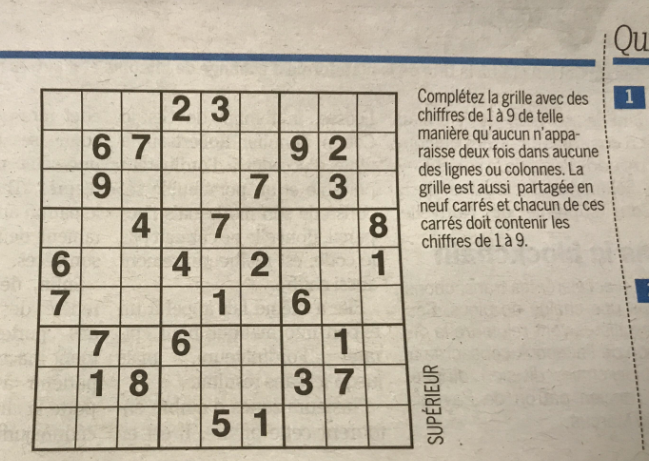
#> input picture sudoku_test_6.png, 649 x 461 px
$ jupyter execute --allow-errors Sudoku_Alg_Tester.ipynb
#> lines starting #> are read from the running program, lines starting #| are printed output that depends on the picture; after the words box and inside, x2 and y2 are one past the last pixel; in counts of white or black regions, pixels touching at a corner belong together
### Sudoku_Board1.py
import cv2
import numpy as  np
import matplotlib.pyplot as plt
from PIL import Image
from numpy.lib.stride_tricks import sliding_window_view
import tensorflow as tf
import imutils

# Given a colored image, converts it to grayscale
def to_gray(img, r_frac, g_frac, b_frac):
    # first create an empty numpy array for the gray image
    h = img.shape[0]
    w = img.shape[1]
    grey_img = np.full((h, w), 0, dtype=np.uint8)
    for y in range(h):
        for x in range(w):
            # calculate each new pixel based on the given fractions
            total = r_frac * img[y,x,0] + g_frac * img[y,x,1] + b_frac * img[y,x,2]
            grey_img[y,x] = np.uint8(total)
    return grey_img

# Given a grayscale image, apply full-scale contrast stretching
# [8 lines left out: function contrast_stretching, not called in this run]

# Given a grayscale image, apply a gaussian blur to the image
def gaussian_blur(img, size, sig):
    # create a 2d array of gaussian pdf values
    filter = np.zeros((size, size), dtype=np.float32)
    for i in range(-size//2, size//2):
        for j in range(-size//2, size//2):
            filter[i+(size//2), j+(size//2)] = (1/(2.0 * np.pi * sig**2.0)) * np.exp(-1.0*(i**2.0 + j**2.0)/(2.0 * sig**2.0))
    filter /= np.sum(filter)

    # blur the image using convolution
    #   first get sizes
    padded_image = np.pad(img, int(size/2), mode='constant', constant_values = 255)
    imgH, imgW = padded_image.shape
    filH, filW = filter.shape
    #   Create empty array
    temp = np.zeros(img.shape, dtype=float)
    #   calc each pixel by sum
    for i in range(filH//2, imgH-filH+1):
        for j in range(filW//2, imgW-filW+1):
            temp[i, j] = np.sum(padded_image[i-filH//2:i+filH//2 + 1, j-filW//2:j+filW//2 + 1] * filter)
    return temp

def adaptive_thresh(img, size, sig, c):
    #First apply gaussian blurring
    blur = gaussian_blur(img, size, sig)
    #Next subtract a constant thresh value
    thresh = blur - c
    #binarize
    threshH, threshW = thresh.shape
    bin = np.zeros((threshH, threshW), dtype=np.uint8)
    img_temp = img[0:threshH, 0:threshW]
    bin[img_temp >= thresh] = 255

    return thresh, img_temp, bin

# [15 lines left out: functions custom_dilate, custom_erode, not called in this run]

def opening(img, kernel_size):
    return custom_dilate(custom_erode(img, kernel_size), kernel_size)

def closing(img, kernel_size):
    return custom_erode(custom_dilate(img, kernel_size), kernel_size)

def median_filtering(img, kernel_size):
    padded_bin_image = np.pad(img, int(kernel_size/2), mode='edge')
    windowed_image = np.lib.stride_tricks.sliding_window_view(padded_bin_image, (kernel_size, kernel_size))
    flattened_image = windowed_image.reshape(-1, kernel_size ** 2)
    flattened_median_image = np.median(flattened_image, axis=1)
    median_image = flattened_median_image.reshape(img.shape)
    return median_image.astype(int)

# Given binary image of sudoku board, find a mask of the grid
def find_grid(bin):
    H = bin.shape[0]
    W = bin.shape[1]

    entity_map = np.zeros_like(bin, dtype=np.uint32)
    entity_num = 1

    for i in range(H):
        for j in range(W):
            if bin[i,j] != 255 and entity_map[i,j] == 0:
                stack = [(i,j)]
                while stack:
                    x,y = stack.pop()
                    if x >= 0 and x < H:
                        if y >= 0 and y < W:
                            if bin[x,y] != 255 and entity_map[x,y] == 0:
                                entity_map[x,y] = entity_num
                                stack.extend([(x-1,y-1),(x,y-1),(x+1,y-1),
                                              (x-1,y),          (x+1,y),
                                              (x-1,y+1),(x,y+1),(x+1,y+1)])
                entity_num += 1

    grid_label = np.argmax(np.bincount(entity_map[entity_map != 0].flatten()))
    grid = np.zeros_like(bin, dtype=np.uint8)
    grid[entity_map == grid_label] = 255

    return grid

def find_botL(mask):
    H = mask.shape[0]
    W = mask.shape[1]

    curr_intercept = H-1
    curr_pixel = [H-1, 0]

    while mask[curr_pixel[0], curr_pixel[1]] == 0:
        next_pixel = [curr_pixel[0] + 1, curr_pixel[1] + 1]
        if next_pixel[0] >= H or next_pixel[1] >= W:
            next_pixel = [curr_intercept - 1, 0]
            curr_intercept -= 1
        if next_pixel[0] < 0:
            return (H-1,0)
        curr_pixel = next_pixel
    return curr_pixel

def find_topL(mask):
    H = mask.shape[0]
    W = mask.shape[1]

    curr_intercept = 0
    curr_pixel = [0, 0]

    while mask[curr_pixel[0], curr_pixel[1]] == 0:
        next_pixel = [curr_pixel[0] - 1, curr_pixel[1] + 1]
        if next_pixel[0] < 0 or next_pixel[1] >= W:
            next_pixel = [curr_intercept + 1, 0]
            curr_intercept += 1
        if next_pixel[0] >= H:
            return (0,0)
        curr_pixel = next_pixel
    return curr_pixel

def find_topR(mask):
    H = mask.shape[0]
    W = mask.shape[1]

    curr_intercept = 0
    curr_pixel = [0, W-1]

    while mask[curr_pixel[0], curr_pixel[1]] == 0:
        next_pixel = [curr_pixel[0] - 1, curr_pixel[1] - 1]
        if next_pixel[0] < 0 or next_pixel[1] < 0:
            next_pixel = [curr_intercept + 1, W - 1]
            curr_intercept += 1
        if next_pixel[0] >= H:
            return (0,W-1)
        curr_pixel = next_pixel
    return curr_pixel

def find_botR(mask):
    H = mask.shape[0]
    W = mask.shape[1]

    curr_intercept = H-1
    curr_pixel = [H-1, W-1]

    while mask[curr_pixel[0], curr_pixel[1]] == 0:
        next_pixel = [curr_pixel[0] + 1, curr_pixel[1] - 1]
        if next_pixel[0] >= H or next_pixel[1] < 0:
            next_pixel = [curr_intercept - 1, W - 1]
            curr_intercept -= 1
        if next_pixel[0] < 0:
            return (H-1,W-1)
        curr_pixel = next_pixel
    return curr_pixel

def get_transform_matrix(input_pts, output_pts):
    matrix = []
    for i in range(4):
        X, Y = input_pts[i]
        x, y = output_pts[i]
        matrix.append([x, y, 1, 0, 0, 0, -1*X*x, -1*X*y])
        matrix.append([0, 0, 0, x, y, 1, -1*Y*x, -1*Y*y])

    A = np.matrix(matrix, dtype=np.float32)
    B = np.array(input_pts).reshape(8)
    Lambda = np.linalg.solve(A, B)
    return np.array(Lambda).reshape(8)

def get_board(image):
    #first get grayscale image
    gray = to_gray(image, 1/3, 1/3, 1/3)

    #use adaptive gaussian thresholding to convert to binary image
    bin = adaptive_thresh(gray, 11, 8, 9)[2]

    #Use morphology opening filter to better detect borders
    img_open = median_filtering(bin, 5)

    #isolate the grid and find the 4 corners of the playing board
    grid_mask = find_grid(img_open)
    botL = find_botL(grid_mask)
    topL = find_topL(grid_mask)
    botR = find_botR(grid_mask)
    topR = find_topR(grid_mask)

    #calculate a perspective transformation to straighten board (from grayscale image)
    H = gray.shape[0]
    W = gray.shape[1]

    input_pts = [(topL[1], topL[0]),
                (topR[1], topR[0]),
                (botR[1], botR[0]),
                (botL[1], botL[0])] #gather current corner coordinates
    output_pts = [(0,0), (W, 0), (W, H), (0, H)] #gather tranformed corner coordinates

    transform_matrix = get_transform_matrix(input_pts, output_pts) #calc transform matrix
    pil_img = Image.fromarray(gray) #convert opencv img to PIL img
    pil_board = pil_img.transform((W, H), Image.PERSPECTIVE, transform_matrix, Image.BICUBIC) #apply matrix transform to each pixel
    board = np.array(pil_board) #convert PIL image to OpenCV image

    # apply adaptive gaussian filtering and morphological closing to better view the numbers
    # board_bin = adaptive_thresh(board, 15, 6, 4)[2]
    # board_closing = closing(board_bin, 5)

    return board

def load_model():
    num_classes = 10
    input_shape = (28, 28, 1)

    model = tf.keras.models.Sequential([
        tf.keras.layers.Conv2D(32, (5,5), padding='same', activation='relu', input_shape=input_shape),
        tf.keras.layers.Conv2D(32, (5,5), padding='same', activation='relu'),
        tf.keras.layers.MaxPool2D(),
        tf.keras.layers.Dropout(0.25),
        tf.keras.layers.Conv2D(64, (3,3), padding='same', activation='relu'),
        tf.keras.layers.Conv2D(64, (3,3), padding='same', activation='relu'),
        tf.keras.layers.MaxPool2D(strides=(2,2)),
        tf.keras.layers.Dropout(0.25),
        tf.keras.layers.Flatten(),
        tf.keras.layers.Dense(128, activation='relu'),
        tf.keras.layers.Dropout(0.5),
        tf.keras.layers.Dense(num_classes, activation='softmax')
    ])

    model.compile(optimizer=tf.keras.optimizers.RMSprop(epsilon=1e-08), loss='categorical_crossentropy', metrics=['acc'])

    model.load_weights('./checkpoints/my_checkpoint')

    return model

# [8 lines left out: function process_board, not called in this run]

def image_to_array(image):

    board = get_board(image)

    board_thresh = adaptive_thresh(board, 11, 8, 15)[2]

    model = load_model()

    processed_board = process_board(board_thresh)

    counter = 0

    height_step = processed_board.shape[0] // 9
    width_step = processed_board.shape[1] // 9

    sudoku_board = np.zeros((9, 9))

    for i in range(0, 9):
        for j in range(0, 9):
            cell_img = processed_board[i*height_step:(i+1)*height_step, j*width_step:(j+1)*width_step]

            cell_img = cv2.bitwise_not(cell_img)
            contours = 0
            contours = cv2.findContours(cell_img.copy(), cv2.RETR_TREE,
                cv2.CHAIN_APPROX_SIMPLE)
            contours = imutils.grab_contours(contours)

            if len(contours) == 0:
                continue

            c = max(contours, key=cv2.contourArea)
            mask = np.zeros(cell_img.shape, dtype="uint8")
            cv2.drawContours(mask, [c], -1, 255, -1)

            (h, w) = cell_img.shape
            percentFilled = cv2.countNonZero(cell_img) / float(w * h)

            if percentFilled < 0.03:
                continue

            counter += 1
            # plt.imshow(cell_img, cmap="gray")
            # plt.show()
            mass_x, mass_y = np.where(cell_img >= 255)

            cent_x = int(np.round(np.average(mass_x)))
            cent_y = int(np.round(np.average(mass_y)))

            real_cent_x = int(np.round(cell_img.shape[0]/2))
            real_cent_y = int(np.round(cell_img.shape[1]/2))

            dx = cent_x - real_cent_x
            dy = cent_y - real_cent_y


            centered_cell = cell_img
            if dx > 0 and dy > 0:
                centered_cell[:-1*dx, :-1*dy] = cell_img[dx:, dy:]
            elif dx < 0 and dy > 0:
                centered_cell[-1*dx:, :-1*dy] = cell_img[:dx, dy:]
            elif dx > 0 and dy < 0:
                centered_cell[:-1*dx, -1*dy:] = cell_img[dx:, :dy]
            elif dx < 0 and dy < 0:
                centered_cell[-1*dx:, -1*dy:] = cell_img[:dx, :dy]
            elif dx > 0 and dy == 0:
                centered_cell[:-1*dx, :] = cell_img[dx:, :]
            elif dx < 0 and dy == 0:
                centered_cell[-1*dx:, :] = cell_img[:dx, :]
            elif dx == 0 and dy > 0:
                centered_cell[:, :-1*dy] = cell_img[:, dy:]
            elif dx == 0 and dy < 0:
                centered_cell[:, -1*dy:] = cell_img[:, :dy]
            else:
                centered_cell = cell_img

            # plt.imshow(centered_cell, cmap="gray")
            # plt.title(f"{dx}, {dy}")
            # plt.show()

            resized_cell = cv2.resize(centered_cell, (28, 28))

            processed_cell = resized_cell.reshape(1, 28, 28) / 255

            predicted_number = np.argmax(model.predict(processed_cell), axis = 1)[0]

            sudoku_board[i, j] = predicted_number

    return sudoku_board


### Sudoku_Alg_Tester.ipynb
[cell 1]
from Sudoku_Alg import solve
from Sudoku_checker import check_board

from Sudoku_Board1 import image_to_array
import cv2
import numpy as np
import matplotlib.pyplot as plt

[cell 2]
image = cv2.imread("sudoku_test_6.png")
#> image is the input picture: shape (461, 649, 3); mean B, G, R 163.4, 180.9, 190.1

plt.imshow(image, cmap="gray")
plt.show()

#> (the rest of this cell did not finish here and is left out)

#> after the loop in gaussian_blur, `for i in range(filH//2, imgH-filH+1):`:
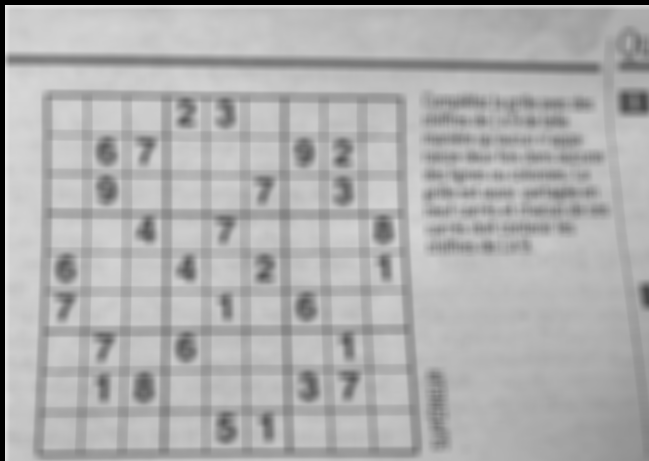
#> temp: shape (461, 649) float64; min 0, max 239.1, mean 174.9
#> in get_board, `bin = adaptive_thresh(gray, 11, 8, 9)[2]`:
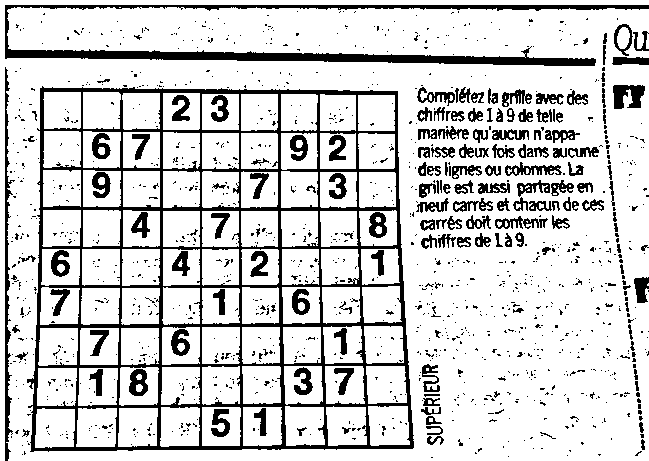
#> bin: shape (461, 649); 81.9% white; 1293 black regions (1132 under 20 px), largest, box (x1, y1, x2, y2) and area: (27, 86, 414, 452) 21943, (5, 5, 649, 66) 7140, (5, 67, 15, 461) 1385
#> in median_filtering, `padded_bin_image = np.pad(img, int(kernel_size/2), mode='edge')`:
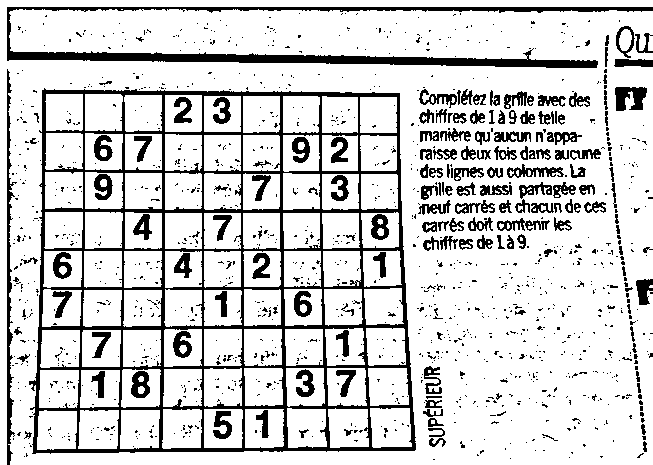
#> padded_bin_image: shape (465, 653); 82.2% white; 1293 black regions (1132 under 20 px), largest, box (x1, y1, x2, y2) and area: (29, 88, 416, 454) 21943, (7, 7, 653, 68) 7148, (7, 69, 17, 465) 1391
#> after the loop in find_grid, `for i in range(H):`:
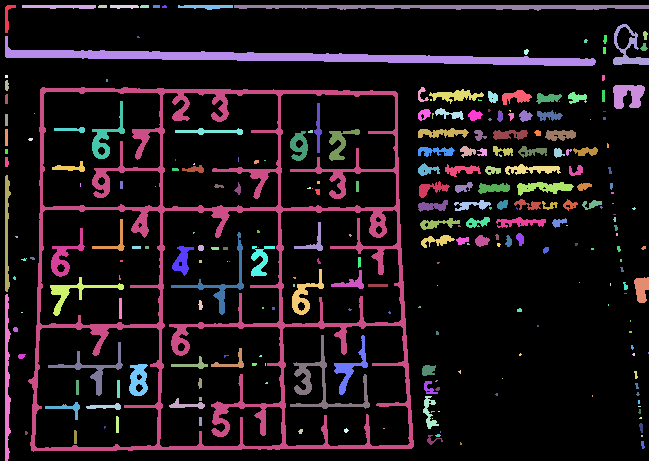
#> entity_map: shape (461, 649) uint32; 259 distinct labels, from 0 to 258; one colour per label, 0 black
#> in get_board, `grid_mask = find_grid(img_open)`:
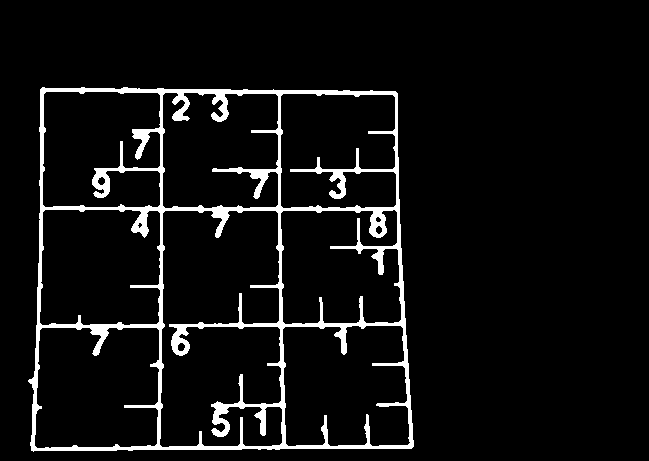
#> grid_mask: shape (461, 649); 6.2% white; 1 white region, box (x1, y1, x2, y2) and area: (28, 87, 414, 452) 18466
#> the loop in find_botL, `while mask[curr_pixel[0], curr_pixel[1]] == 0:` made 892 passes
#> curr_intercept on passes 66, 78, 91, 105, 120, 136, 153, 171: 449, 448, 447, 446, 445, 444, 443, 442
#> after the loop in find_botL, `while mask[curr_pixel[0], curr_pixel[1]] == 0:`: curr_intercept = 419
#> in get_board, `botL = find_botL(grid_mask)`: botL = [450, 31]
#> the loop in find_topL, `while mask[curr_pixel[0], curr_pixel[1]] == 0:` made 8425 passes
#> curr_pixel on passes 1 to 8: [1, 0], [0, 1], [2, 0], [1, 1], [0, 2], [3, 0], [2, 1], [1, 2]
#> after the loop in find_topL, `while mask[curr_pixel[0], curr_pixel[1]] == 0:`: curr_intercept = 129
#> in get_board, `topL = find_topL(grid_mask)`: topL = [89, 40]
#> the loop in find_botR, `while mask[curr_pixel[0], curr_pixel[1]] == 0:` made 31360 passes
#> curr_intercept on passes 66, 78, 91, 105, 120, 136, 153, 171: 449, 448, 447, 446, 445, 444, 443, 442
#> after the loop in find_botR, `while mask[curr_pixel[0], curr_pixel[1]] == 0:`: curr_intercept = 211
#> in get_board, `botR = find_botR(grid_mask)`: botR = [446, 413]
#> the loop in find_topR, `while mask[curr_pixel[0], curr_pixel[1]] == 0:` made 59591 passes
#> curr_pixel on passes 1 to 8: [1, 648], [0, 647], [2, 648], [1, 647], [0, 646], [3, 648], [2, 647], [1, 646]
#> in get_board, `pil_board = pil_img.transform((W, H), Image.PERSPECTIVE, transform_mat..`:
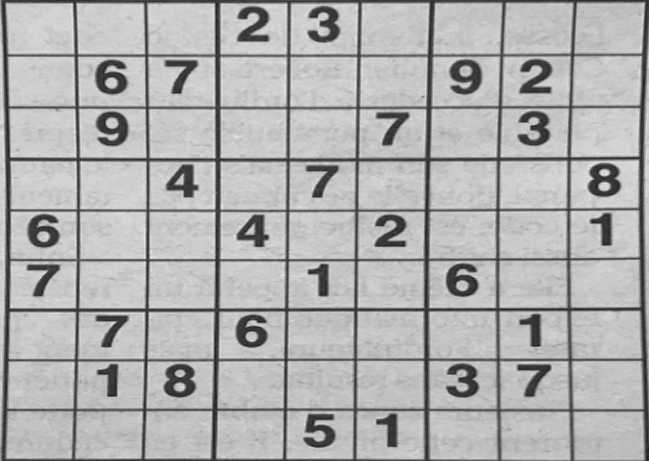
#> pil_board: PIL image 649x461 L; min 24, max 239, mean 175.6
#> call 2 of adaptive_thresh, with size = 11, sig = 8, c = 15
#> call 2 of gaussian_blur, with size = 11, sig = 8
#> in gaussian_blur (call 2), `padded_image = np.pad(img, int(size/2), mode='constant', constant_valu..`:
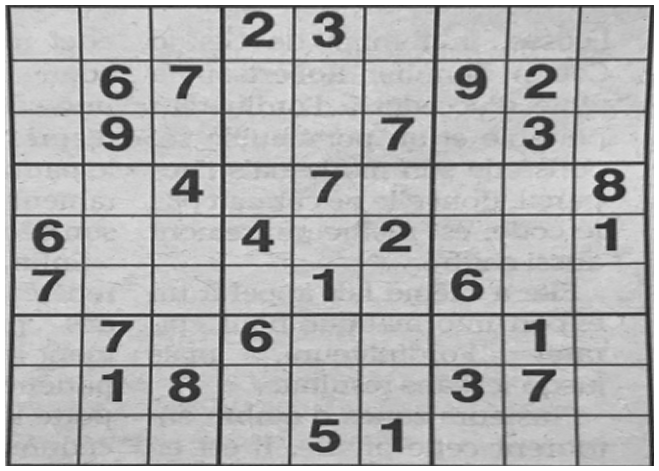
#> padded_image: shape (471, 659); min 24, max 255, mean 178.5
#> after the loop in gaussian_blur (call 2), `for i in range(filH//2, imgH-filH+1):`:
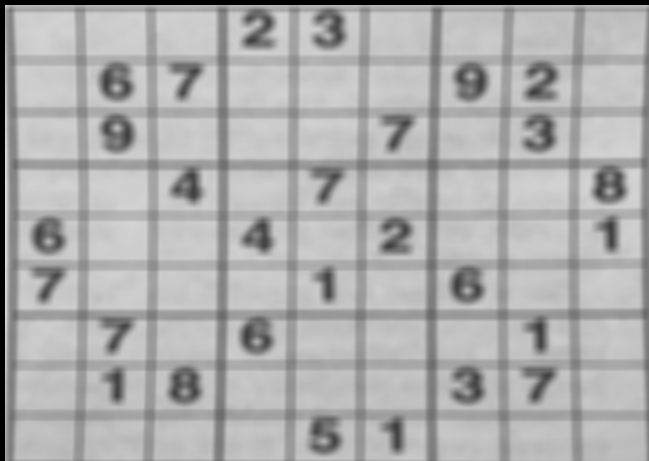
#> temp: shape (461, 649) float64; min 0, max 226, mean 173.6
#> in adaptive_thresh (call 2), `thresh = blur - c`:
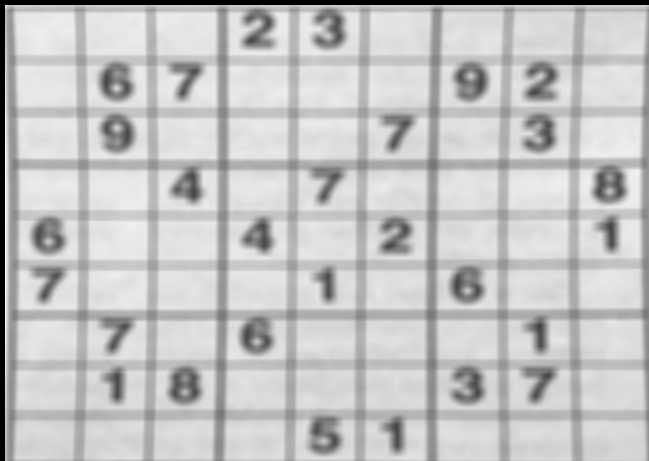
#> thresh: shape (461, 649) float64; min -15, max 211, mean 158.6; drawn with min black and max white
#> in image_to_array, `board_thresh = adaptive_thresh(board, 11, 8, 15)[2]`:
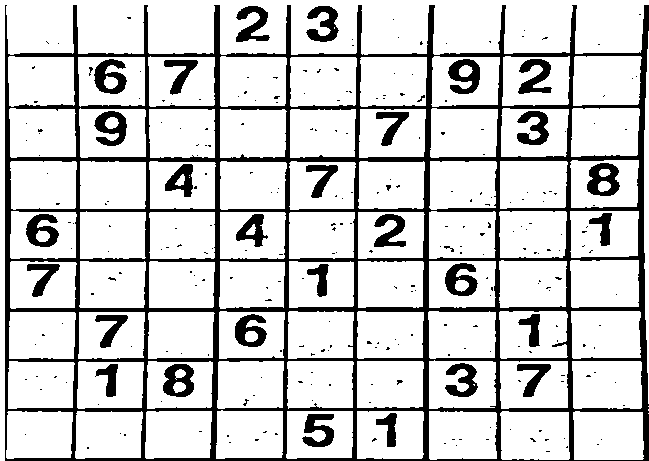
#> board_thresh: shape (461, 649); 81.3% white; 284 black regions (252 under 20 px), largest, box (x1, y1, x2, y2) and area: (5, 5, 649, 461) 39591, (587, 163, 620, 196) 680, (448, 59, 480, 94) 674
print(board)

#> (a cell that did not finish here is left out)

#> (a cell that did not finish here is left out)
